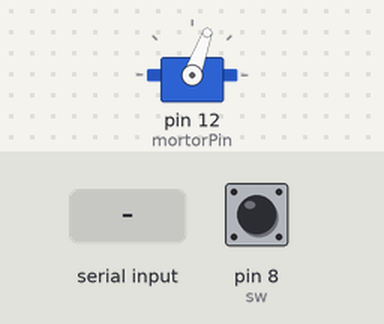
A sketch run on a simulated Arduino Uno, built with avr-gcc and run on an emulated ATmega328P. Parts: servo. The inputs (shaded band) are chosen by the test bench; at power-on: pin 8 (sw) LOW. What the sketch prints to the serial monitor is not drawn.

Above: at 1.2 s.
1.3 s: "Y" received over Serial
At 2.5 s:
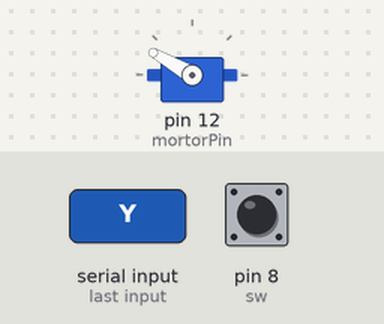
2.8 s: "N" received over Serial
At 3.9 s:
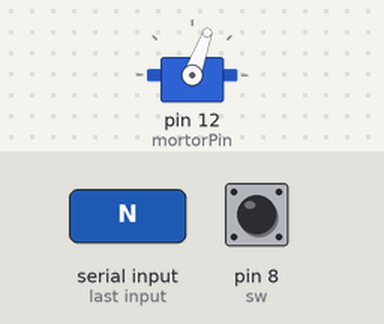
4.3 s: pin 8 (sw) pulled HIGH for 0.15 s
At 5.2 s:
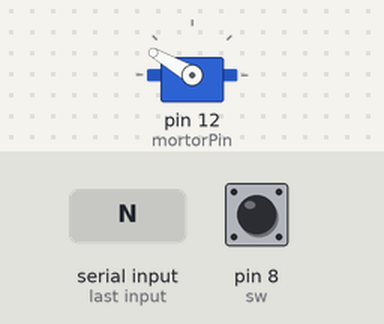
Timing chart, 0 to 7.3 s (numbered marks = the images above; inputs shaded):
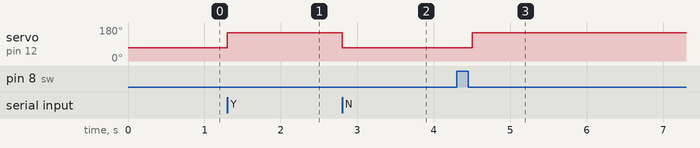

The sketch:

lighton.ino
```cpp
#include<Servo.h>
Servo myservo;
int sw = 8;
int pos = 0;
int mortorPin = 12;
char input_data;

void setup() {
  myservo.attach(mortorPin);
Serial.begin(9600);
myservo.write(120); // init
  pinMode(sw, INPUT);
}

boolean motorSwitch = true;
boolean tactSw = true;

void loop() {

 if (Serial.available() > 0){
    //정보가 있다면 변수 inByte 안에 저장
    input_data = Serial.read();
    //if() 사용
    //데이터가 A 바코드와 일치하는 경우 LED가 켜짐
    if (input_data == 'Y'){
      Serial.print("A");
      motorSwitch = true;
    } else if (input_data == 'N'){
      motorSwitch = false;
    }
  }

  if(digitalRead(sw) == HIGH) {
    tactSw = true;
  }

  if(digitalRead(sw) == LOW && tactSw == true) {
    tactSw = false;
    motorSwitch  = !motorSwitch ;
    Serial.print("switch");
  }

  if(motorSwitch == true) {
     myservo.write(150); // on
  } else {
    myservo.write(70); // off
  }

  delay(100);
}
```

Measured:
- after the input at 1.3 s, servo on pin 12 (mortorPin): 70° → 150° at once
- after the input at 2.8 s, servo on pin 12 (mortorPin): 150° → 70° at once
- after the input at 4.3 s, servo on pin 12 (mortorPin): 70° → 150° after 0.20 s
